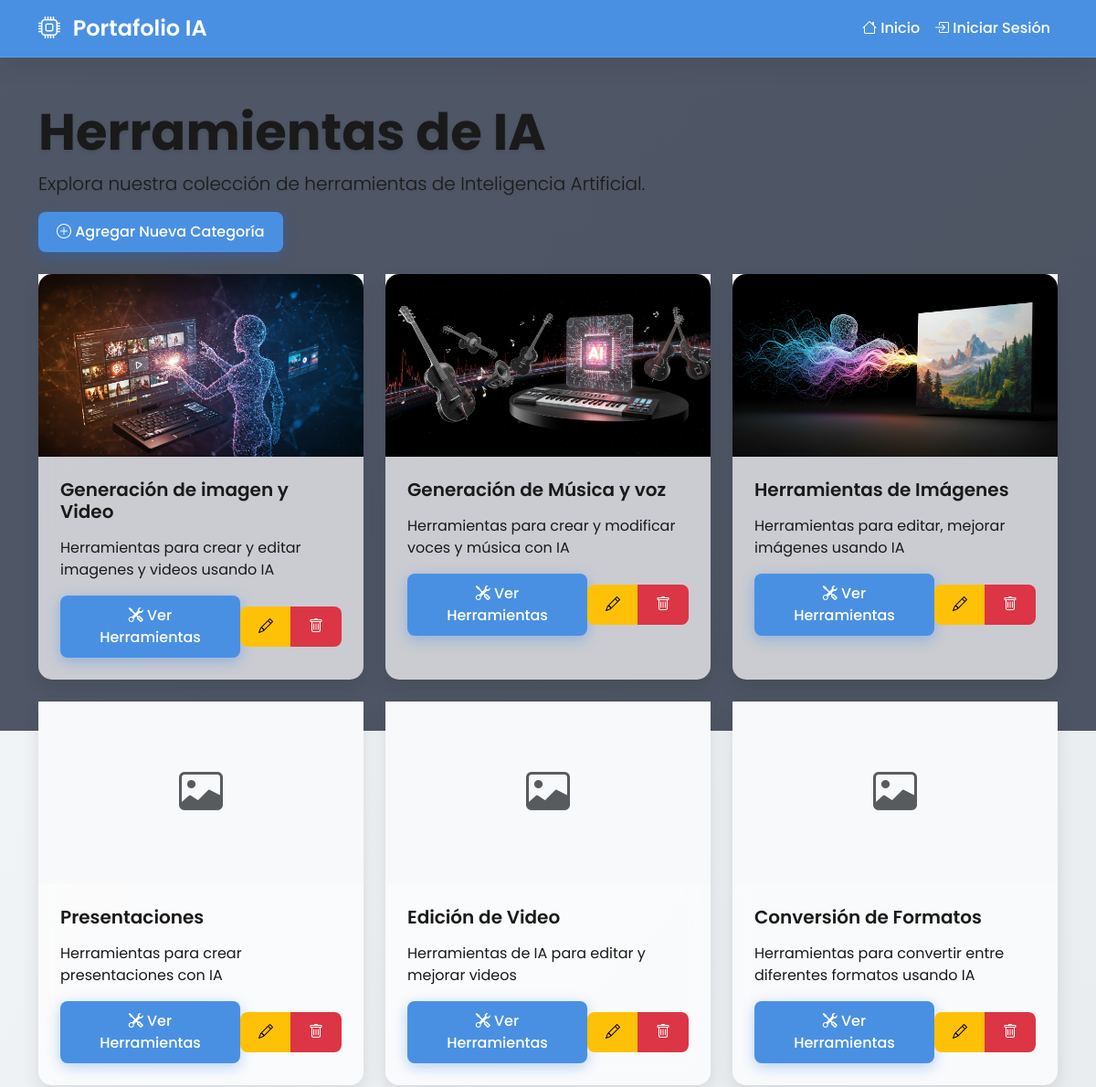
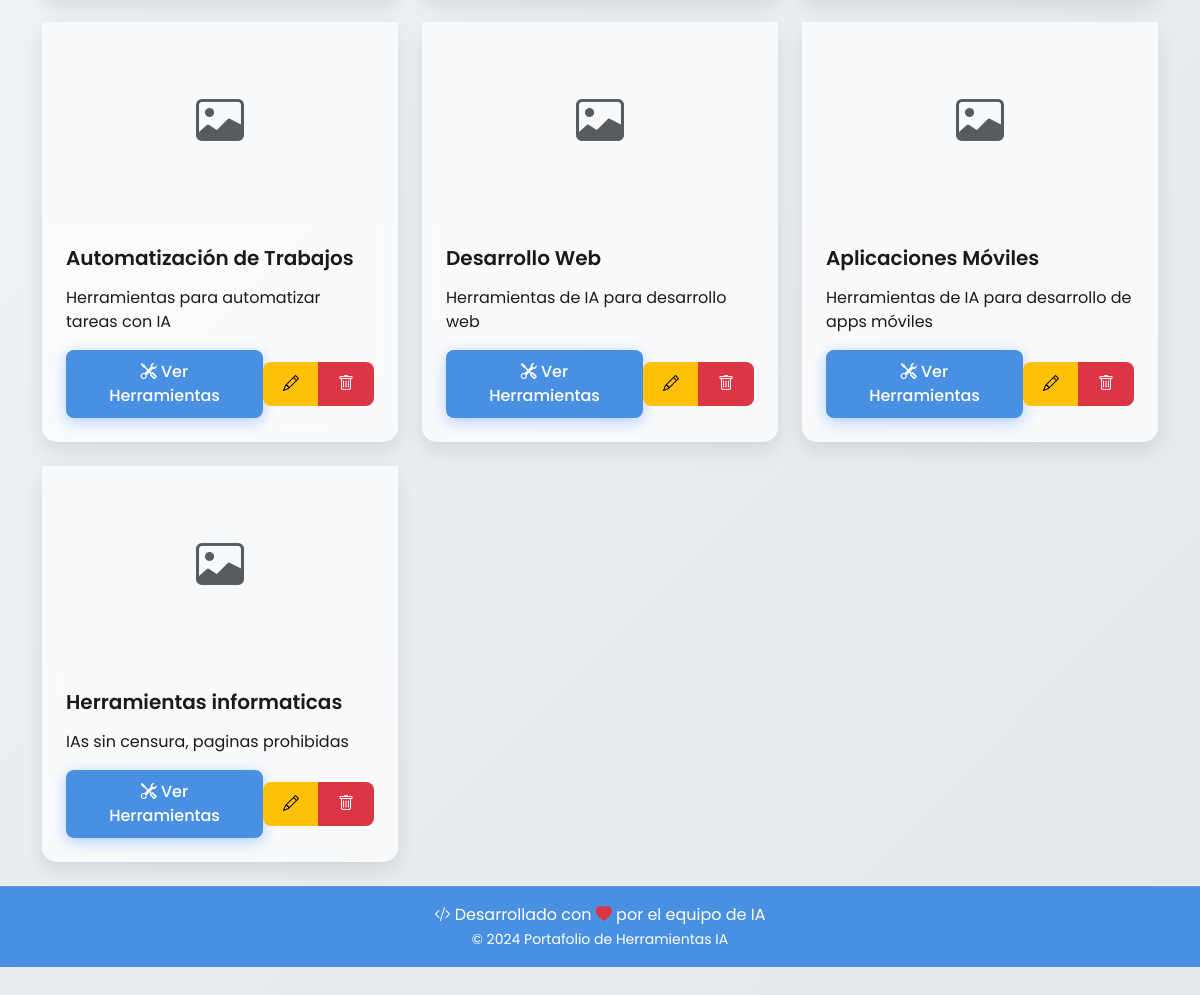
The page / on the database its author committed (2 pictures, top to bottom).
### app.py (models this page shows, shortened)
class Categoria(db.Model):
    id = db.Column(db.Integer, primary_key=True)
    nombre = db.Column(db.String(100), nullable=False)
    descripcion = db.Column(db.Text)
    imagen = db.Column(db.String(200), nullable=True)
    herramientas = db.relationship('Herramienta', backref='categoria', lazy=True)

### app.py (the view)
@app.route('/')
def index():
    categorias = Categoria.query.all()
    return render_template('index.html', categorias=categorias)

### app.py (called while the page is built)
@app.context_processor
def utility_processor():
    return {
        'categoria_imagen': get_categoria_imagen,
        'herramienta_imagen': get_herramienta_imagen
    }

### tema/templates/index.html (shortened to what this page needs)
{% extends "base.html" %}
{% block content %}
<div class="container mt-5">
    <div class="row mb-4">
        <div class="col">
            <h1 class="display-4">Herramientas de IA</h1>
            <p class="lead">Explora nuestra colección de herramientas de Inteligencia Artificial.</p>
            <button class="btn btn-primary" onclick="mostrarFormularioCategoria()">
                <i class="bi bi-plus-circle"></i> Agregar Nueva Categoría
            </button>
        </div>
    </div>
    <div class="row">
        {% for categoria in categorias %}
        <div class="col-md-4 mb-4">
            <div class="card h-100">
                <div class="card-img-container" style="height: 200px; overflow: hidden; background-color: #f8f9fa;">
                    {% if categoria.imagen %}
                    <img src="{{ url_for('static', filename='uploads/' + categoria.imagen) }}"
                         class="card-img-top"
                         alt="{{ categoria.nombre }}"
                         style="width: 100%; height: 100%; object-fit: cover;">
                    {% else %}
                    <div class="d-flex align-items-center justify-content-center h-100">
                        <i class="bi bi-image text-muted" style="font-size: 3rem;"></i>
                    </div>
                    {% endif %}
                </div>
                <div class="card-body">
                    <h5 class="card-title">{{ categoria.nombre }}</h5>
                    <p class="card-text">{{ categoria.descripcion }}</p>
                    <div class="d-flex justify-content-between align-items-center mt-3">
                        <a href="{{ url_for('categoria', id=categoria.id) }}" class="btn btn-primary">
                            <i class="bi bi-tools"></i> Ver Herramientas
                        </a>
                        <div class="btn-group">
                            <button class="btn btn-warning" onclick="editarCategoria({{ categoria.id }}, '{{ categoria.nombre }}', '{{ categoria.descripcion }}')" title="Editar categoría">
                                <i class="bi bi-pencil"></i>
                            </button>
                            <button class="btn btn-danger" onclick="confirmarEliminarCategoria({{ categoria.id }})" title="Eliminar categoría">
                                <i class="bi bi-trash"></i>
                            </button>
                        </div>
                    </div>
                </div>
            </div>
        </div>
        {% endfor %}
    </div>
</div>
{% endblock %}

### tema/templates/base.html (shortened to what this page needs)
<!DOCTYPE html>
<html lang="es">
<head>
    <link href="https://cdn.jsdelivr.net/npm/bootstrap@5.3.0/dist/css/bootstrap.min.css" rel="stylesheet">
    <link href="https://cdn.jsdelivr.net/npm/bootstrap-icons@1.11.0/font/bootstrap-icons.css" rel="stylesheet">
    <link href="{{ url_for('static', filename='style.css') }}" rel="stylesheet">
</head>
<body>
    <nav class="navbar navbar-expand-lg navbar-dark">
        <div class="container">
            <a class="navbar-brand" href="{{ url_for('index') }}">
                <i class="bi bi-cpu"></i> Portafolio IA
            </a>
            <div class="collapse navbar-collapse" id="navbarNav">
                <ul class="navbar-nav ms-auto">
                    <li class="nav-item">
                        <a class="nav-link" href="{{ url_for('index') }}">
                            <i class="bi bi-house"></i> Inicio
                        </a>
                    </li>
                    {% if current_user.is_authenticated %}
                        {% if current_user.es_admin and request.endpoint != 'admin' %}
                        <li class="nav-item">
                            <a class="nav-link" href="{{ url_for('index') }}">
                                <i class="bi bi-gear"></i> Administrar
                            </a>
                        </li>
                        {% endif %}
                        <li class="nav-item">
                            <a class="nav-link" href="{{ url_for('logout') }}">
                                <i class="bi bi-box-arrow-right"></i> Cerrar Sesión
                            </a>
                        </li>
                    {% else %}
                        <li class="nav-item">
                            <a class="nav-link" href="{{ url_for('login') }}">
                                <i class="bi bi-box-arrow-in-right"></i> Iniciar Sesión
                            </a>
                        </li>
                    {% endif %}
                </ul>
            </div>
        </div>
    </nav>
    <main>
        {% block content %}{% endblock %}
    </main>
    <footer class="footer mt-auto py-3">
        <div class="container text-center">
            <p class="mb-0">
                <i class="bi bi-code-slash"></i> Desarrollado con <i class="bi bi-heart-fill text-danger"></i> por el equipo de IA
                <br>
                <small>&copy; 2024 Portafolio de Herramientas IA</small>
            </p>
        </div>
    </footer>
</body>
</html>

### static/css/style.css (style rules this page uses)
:root { --primary-color: #4a90e2; --secondary-color: #2c3e50; --accent-color: #e74c3c; --text-dark: #1a1a1a; --text-light: #ffffff; --background-color: #f5f7fa; --card-bg: rgba(255, 255, 255, 0.7); --hover-bg: rgba(255, 255, 255, 0.9); --shadow-color: rgba(0, 0, 0, 0.1); --gradient-start: #f5f7fa; --gradient-end: #e4e8eb; }
body { font-family: 'Poppins', sans-serif; background: linear-gradient(135deg, var(--gradient-start), var(--gradient-end)); color: var(--text-dark); min-height: 100vh; position: relative; padding-bottom: 60px; }
.card { background: var(--card-bg); border: none; border-radius: 15px; box-shadow: 0 8px 20px var(--shadow-color); transition: all 0.3s ease; backdrop-filter: blur(10px); -webkit-backdrop-filter: blur(10px); }
.card-body { padding: 1.5rem; }
.card-title { color: var(--text-dark); font-weight: 600; margin-bottom: 1rem; }
.card-text { color: var(--text-dark); opacity: 1; }
.card-img-top { height: 200px; object-fit: cover; border-radius: 15px 15px 0 0; }
.navbar { background: var(--primary-color) !important; backdrop-filter: blur(10px); box-shadow: 0 4px 30px rgba(0, 0, 0, 0.1); border-bottom: 1px solid rgba(255, 255, 255, 0.1); }
.navbar-brand { font-weight: 600; font-size: 1.5rem; color: var(--text-light) !important; }
.navbar-brand i { margin-right: 8px; color: var(--text-light); }
.nav-link { color: var(--text-light) !important; font-weight: 500; transition: all 0.3s ease; }
.btn { border-radius: 8px; padding: 10px 20px; font-weight: 500; transition: all 0.3s ease; border: none; }
.btn-primary { background: var(--primary-color); box-shadow: 0 4px 15px rgba(13, 110, 253, 0.3); color: var(--text-light); }
footer { background: var(--primary-color) !important; backdrop-filter: blur(10px); border-top: 1px solid rgba(255, 255, 255, 0.1); color: var(--text-light); }
.card { animation: fadeIn 0.5s ease-out; }
.display-4 { color: var(--text-dark); font-weight: 700; text-shadow: 0 2px 4px rgba(0, 0, 0, 0.1); }
.lead { color: var(--text-dark); opacity: 1; text-shadow: 0 1px 2px rgba(0, 0, 0, 0.1); }

### rows shown on the page
Categoria: imagen (picture), nombre "Generación de imagen y Video", descripcion "Herramientas para crear y editar imagenes y videos usando IA"
Categoria: imagen (picture), nombre "Generación de Música y voz", descripcion "Herramientas para crear y modificar voces y música con IA"
Categoria: imagen (picture), nombre "Herramientas de Imágenes", descripcion "Herramientas para editar, mejorar imágenes usando IA"
Categoria: nombre "Presentaciones", descripcion "Herramientas para crear presentaciones con IA"
Categoria: nombre "Edición de Video", descripcion "Herramientas de IA para editar y mejorar videos"
Categoria: nombre "Conversión de Formatos", descripcion "Herramientas para convertir entre diferentes formatos usando IA"
Categoria: nombre "Automatización de Trabajos", descripcion "Herramientas para automatizar tareas con IA"
Categoria: nombre "Desarrollo Web", descripcion "Herramientas de IA para desarrollo web"
Categoria: nombre "Aplicaciones Móviles", descripcion "Herramientas de IA para desarrollo de apps móviles"
Categoria: nombre "Herramientas informaticas", descripcion "IAs sin censura, paginas prohibidas"
